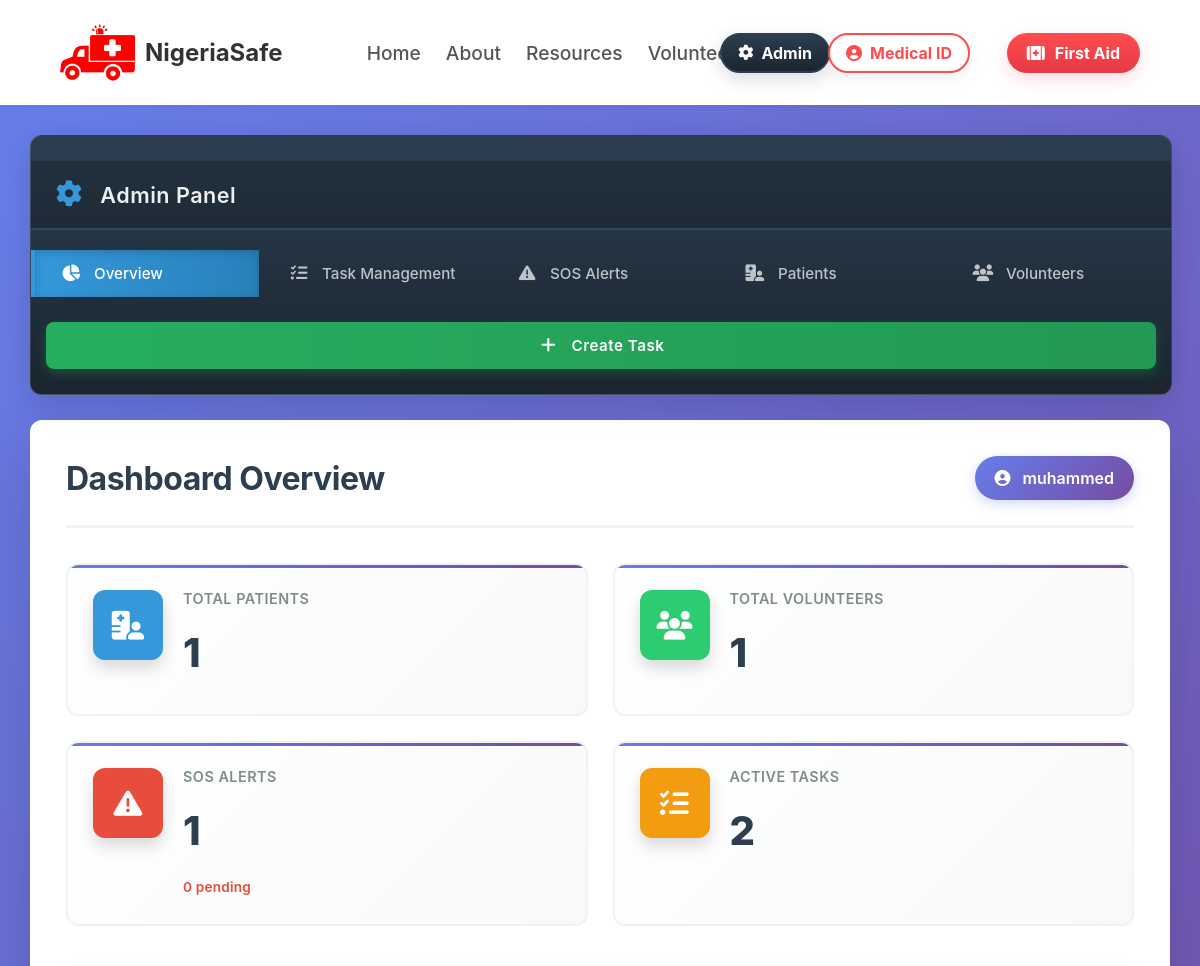
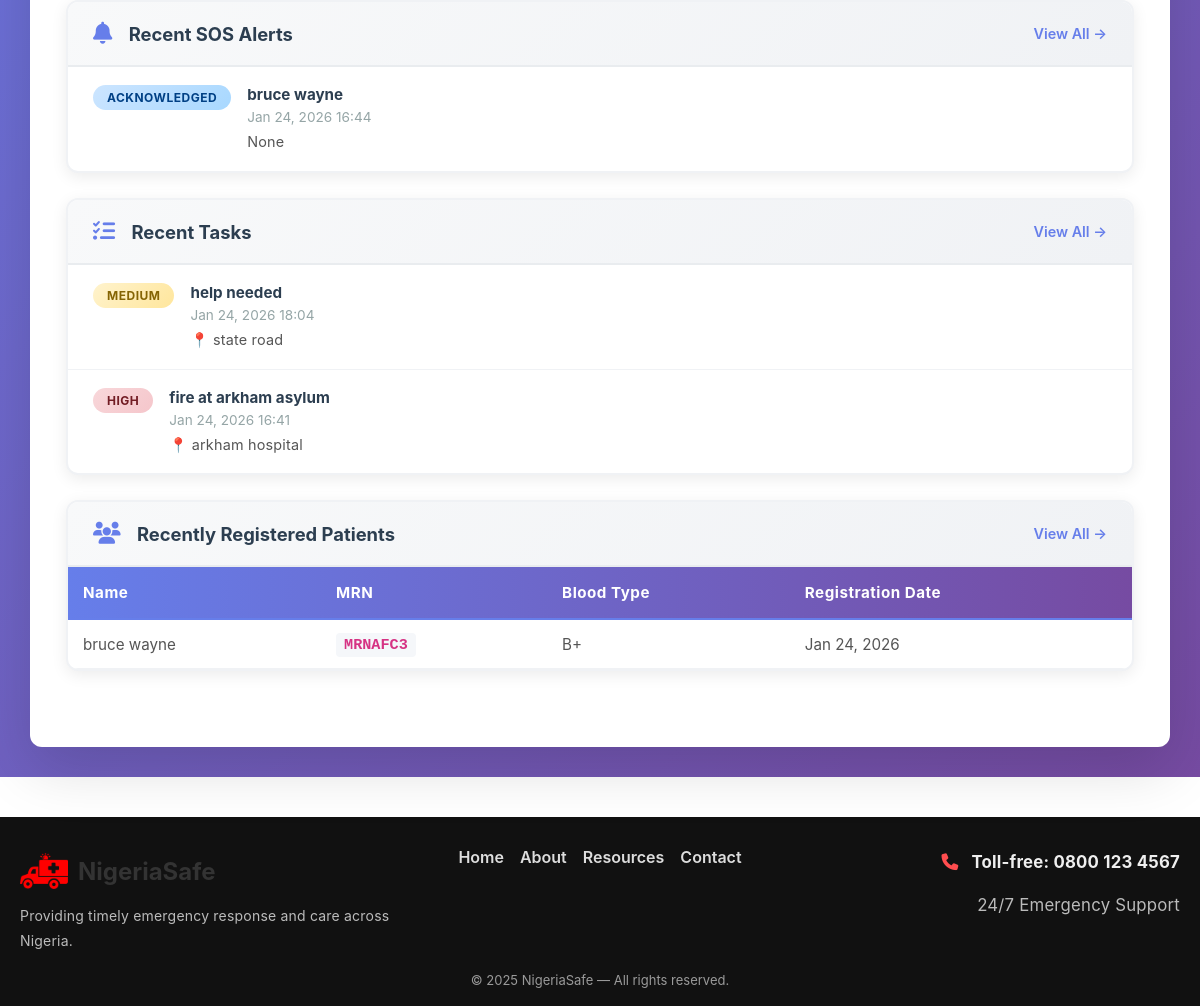
/admin-dashboard/ (signed in), run on the app's committed database (2 pictures, top to bottom).
### base/models.py (models this page shows, shortened)
class SOSAlert(models.Model):
    STATUS_PENDING = 'pending'
    STATUS_ACK = 'acknowledged'
    STATUS_RESOLVED = 'resolved'
    STATUS_CHOICES = [
        (STATUS_PENDING, 'Pending'),
        (STATUS_ACK, 'Acknowledged'),
        (STATUS_RESOLVED, 'Resolved'),
    ]
    patient = models.ForeignKey(
        Patient,
        on_delete=models.SET_NULL,
        null=True,
        blank=True,
        related_name='sos_alerts'
    )
    latitude = models.DecimalField(max_digits=10, decimal_places=6)
    longitude = models.DecimalField(max_digits=10, decimal_places=6)
    message = models.TextField(null=True, blank=True)
    phone = models.CharField(max_length=30, null=True, blank=True)
    status = models.CharField(max_length=20, choices=STATUS_CHOICES, default=STATUS_PENDING)
    created_at = models.DateTimeField(auto_now_add=True)
    class Meta:
        ordering = ['-created_at']

class Patient(models.Model):
    user = models.OneToOneField(
        settings.AUTH_USER_MODEL,
        on_delete=models.CASCADE,
        null=True,
        blank=True,
        related_name='patient_profile'
    )
    full_name = models.CharField(max_length=100, null=True, blank=True)
    date_of_birth = models.DateField()
    BLOOD_TYPE_CHOICES = [
        ('A+', 'A+'),
        ('A-', 'A-'),
        ('B+', 'B+'),
        ('B-', 'B-'),
        ('AB+', 'AB+'),
        ('AB-', 'AB-'),
        ('O+', 'O+'),
        ('O-', 'O-'),
    ]
    blood_type = models.CharField(max_length=3, choices=BLOOD_TYPE_CHOICES, null=True, blank=True)
    weight = models.FloatField()
    height = models.FloatField()
    medical_conditions = models.TextField(null=True, blank=True)
    allergies = models.TextField(null=True, blank=True)
    medications = models.TextField(null=True, blank=True)
    address = models.CharField(max_length=255)
    phone_number = models.CharField(max_length=15)
    emergency_contact_name = models.CharField(max_length=60)
    emergency_contact_phone = models.CharField(max_length=15)
    emergency_contact_email = models.EmailField(null=True, blank=True)
    emergency_contact_relationship = models.CharField(max_length=30)
    updated_at = models.DateTimeField(auto_now=True)
    created_at = models.DateTimeField(auto_now_add=True)
    medical_record_number = models.CharField(max_length=20, unique=True, default=generate_medical_record_number, editable=False)

class Task(models.Model):
    URGENCY_CHOICES = [
        ('low', 'Low'),
        ('medium', 'Medium'),
        ('high', 'High'),
        ('critical', 'Critical'),
    ]
    STATUS_CHOICES = [
        ('pending', 'Pending'),
        ('in_progress', 'In Progress'),
        ('completed', 'Completed'),
        ('cancelled', 'Cancelled'),
    ]
    title = models.CharField(max_length=200)
    location = models.CharField(max_length=200)
    urgency = models.CharField(max_length=20, choices=URGENCY_CHOICES, default='medium')
    description = models.TextField()
    status = models.CharField(max_length=20, choices=STATUS_CHOICES, default='pending')
    created_by = models.ForeignKey(User, on_delete=models.CASCADE)
    created_at = models.DateTimeField(auto_now_add=True)
    updated_at = models.DateTimeField(auto_now=True)
    isActive = models.BooleanField(default=True)

### base/views.py (the view)
# urls.py: path('admin-dashboard/', views.admin_dashboard, name='admin_dashboard'),
def admin_dashboard(request):
    if not request.user.is_staff:
        messages.error(request, "Access denied. Only staff can view the admin dashboard.")
        return redirect('base:home')
    tab = request.GET.get('tab', 'overview')
    search_mrn = request.GET.get('search_mrn', '')
    sos_status = request.GET.get('sos_status', '')
    task_urgency = request.GET.get('task_urgency', '')
    total_patients = Patient.objects.count()
    total_volunteers = Volunteer.objects.count()
    total_sos_alerts = SOSAlert.objects.count()
    total_tasks = Task.objects.count()
    pending_alerts = SOSAlert.objects.filter(status=SOSAlert.STATUS_PENDING).count()
    patient_details = None
    if search_mrn:
        try:
            patient_details = Patient.objects.get(medical_record_number__iexact=search_mrn)
        except Patient.DoesNotExist:
            messages.warning(request, f"No patient found with MRN: {search_mrn}")
    sos_alerts = SOSAlert.objects.all().order_by('-created_at')
    if sos_status:
        sos_alerts = sos_alerts.filter(status=sos_status)
    tasks = Task.objects.all().order_by('-created_at')
    if task_urgency:
        tasks = tasks.filter(urgency=task_urgency)
    recent_alerts = SOSAlert.objects.all().order_by('-created_at')[:10]
    recent_tasks = Task.objects.all().order_by('-created_at')[:10]
    recent_patients = Patient.objects.all().order_by('-created_at')[:10]
    volunteers = Volunteer.objects.all().order_by('-created_at')
    context = {
        'tab': tab,
        'total_patients': total_patients,
        'total_volunteers': total_volunteers,
        'total_sos_alerts': total_sos_alerts,
        'pending_alerts': pending_alerts,
        'total_tasks': total_tasks,
        'sos_alerts': sos_alerts,
        'tasks': tasks,
        'recent_alerts': recent_alerts,
        'recent_tasks': recent_tasks,
        'recent_patients': recent_patients,
        'volunteers': volunteers,
        'patient_details': patient_details,
        'search_mrn': search_mrn,
        'sos_status': sos_status,
        'task_urgency': task_urgency,
    }
    return render(request, 'base/admin_dashboard.html', context)

### base/templates/base/admin_dashboard.html (shortened to what this page needs)
{% extends 'base/base.html' %}
{% load static %}
{% block content %}
<div class="admin-container">
    <aside class="admin-sidebar">
        <div class="admin-header">
            <h2><i class="fas fa-cog"></i> Admin Panel</h2>
        </div>
        <nav class="admin-nav">
            <a href="?tab=overview" class="admin-nav-item {% if tab == 'overview' %}active{% endif %}">
                <i class="fas fa-chart-pie"></i> Overview
            </a>
            <a href="?tab=tasks" class="admin-nav-item {% if tab == 'tasks' %}active{% endif %}">
                <i class="fas fa-tasks"></i> Task Management
            </a>
            <a href="?tab=sos" class="admin-nav-item {% if tab == 'sos' %}active{% endif %}">
                <i class="fas fa-exclamation-triangle"></i> SOS Alerts
            </a>
            <a href="?tab=patients" class="admin-nav-item {% if tab == 'patients' %}active{% endif %}">
                <i class="fas fa-hospital-user"></i> Patients
            </a>
            <a href="?tab=volunteers" class="admin-nav-item {% if tab == 'volunteers' %}active{% endif %}">
                <i class="fas fa-users"></i> Volunteers
            </a>
            <a href="{% url 'base:create_task' %}" class="admin-nav-item create-task-btn">
                <i class="fas fa-plus"></i> Create Task
            </a>
        </nav>
    </aside>
    <main class="admin-content">
        <div class="admin-header-top">
            <div class="admin-title">
                <h1>{% if tab == 'overview' %}Dashboard Overview{% elif tab == 'tasks' %}Task Management{% elif tab == 'sos' %}SOS Alert Monitoring{% elif tab == 'patients' %}Patient Directory{% elif tab == 'volunteers' %}Volunteer Management{% endif %}</h1>
            </div>
            <div class="admin-user-info">
                <span><i class="fas fa-user-circle"></i> {{ request.user.get_full_name|default:request.user.username }}</span>
            </div>
        </div>
        {% if tab == 'overview' %}
        <div class="tab-content overview-tab">
            <div class="stats-grid">
                <div class="stat-card">
                    <div class="stat-icon" style="background: #3498db;">
                        <i class="fas fa-hospital-user"></i>
                    </div>
                    <div class="stat-info">
                        <h3>Total Patients</h3>
                        <p class="stat-number">{{ total_patients }}</p>
                    </div>
                </div>
                <div class="stat-card">
                    <div class="stat-icon" style="background: #2ecc71;">
                        <i class="fas fa-users"></i>
                    </div>
                    <div class="stat-info">
                        <h3>Total Volunteers</h3>
                        <p class="stat-number">{{ total_volunteers }}</p>
                    </div>
                </div>
                <div class="stat-card">
                    <div class="stat-icon" style="background: #e74c3c;">
                        <i class="fas fa-exclamation-triangle"></i>
                    </div>
                    <div class="stat-info">
                        <h3>SOS Alerts</h3>
                        <p class="stat-number">{{ total_sos_alerts }}</p>
                        <p class="stat-subtitle" style="color: #e74c3c;">{{ pending_alerts }} pending</p>
                    </div>
                </div>
                <div class="stat-card">
                    <div class="stat-icon" style="background: #f39c12;">
                        <i class="fas fa-tasks"></i>
                    </div>
                    <div class="stat-info">
                        <h3>Active Tasks</h3>
                        <p class="stat-number">{{ total_tasks }}</p>
                    </div>
                </div>
            </div>
            <div class="activity-section">
                <div class="activity-row">
                    <div class="activity-card">
                        <div class="activity-header">
                            <h3><i class="fas fa-bell"></i> Recent SOS Alerts</h3>
                            <a href="?tab=sos" class="view-all-link">View All →</a>
                        </div>
                        <div class="activity-list">
                            {% if recent_alerts %}
                                {% for alert in recent_alerts|slice:":5" %}
                                <div class="activity-item alert-item">
                                    <div class="activity-status {% if alert.status == 'pending' %}pending{% elif alert.status == 'acknowledged' %}acknowledged{% else %}resolved{% endif %}">
                                        {{ alert.get_status_display }}
                                    </div>
                                    <div class="activity-details">
                                        <strong>{{ alert.patient.full_name|default:"Anonymous" }}</strong>
                                        <small>{{ alert.created_at|date:"M d, Y H:i" }}</small>
                                        <p>{{ alert.message|truncatewords:10 }}</p>
                                    </div>
                                </div>
                                {% endfor %}
                            {% else %}
                                <p class="empty-message">No SOS alerts</p>
                            {% endif %}
                        </div>
                    </div>
                    <div class="activity-card">
                        <div class="activity-header">
                            <h3><i class="fas fa-list-check"></i> Recent Tasks</h3>
                            <a href="?tab=tasks" class="view-all-link">View All →</a>
                        </div>
                        <div class="activity-list">
                            {% if recent_tasks %}
                                {% for task in recent_tasks|slice:":5" %}
                                <div class="activity-item task-item">
                                    <div class="activity-urgency urgency-{{ task.urgency }}">
                                        {{ task.get_urgency_display }}
                                    </div>
                                    <div class="activity-details">
                                        <strong>{{ task.title }}</strong>
                                        <small>{{ task.created_at|date:"M d, Y H:i" }}</small>
                                        <p>📍 {{ task.location }}</p>
                                    </div>
                                </div>
                                {% endfor %}
                            {% else %}
                                <p class="empty-message">No tasks</p>
                            {% endif %}
                        </div>
                    </div>
                </div>
                <div class="activity-card full-width">
                    <div class="activity-header">
                        <h3><i class="fas fa-users"></i> Recently Registered Patients</h3>
                        <a href="?tab=patients" class="view-all-link">View All →</a>
                    </div>
                    <div class="patients-table-wrapper">
                        {% if recent_patients %}
                        <table class="patients-table">
                            <thead>
                                <tr>
                                    <th>Name</th>
                                    <th>MRN</th>
                                    <th>Blood Type</th>
                                    <th>Registration Date</th>
                                </tr>
                            </thead>
                            <tbody>
                                {% for patient in recent_patients|slice:":5" %}
                                <tr>
                                    <td>{{ patient.full_name }}</td>
                                    <td><code>{{ patient.medical_record_number }}</code></td>
                                    <td>{{ patient.blood_type }}</td>
                                    <td>{{ patient.created_at|date:"M d, Y" }}</td>
                                </tr>
                                {% endfor %}
                            </tbody>
                        </table>
                        {% else %}
                            <p class="empty-message">No patients registered yet</p>
                        {% endif %}
                    </div>
                </div>
            </div>
        </div>
        {% endif %}
    </main>
</div>
{% endblock %}

### data on the page
SOSAlert: status "ACKNOWLEDGED", patient.full_name "bruce wayne", created_at "Jan 24, 2026 16:44", message "None"
Task: urgency "MEDIUM", title "help needed", created_at "Jan 24, 2026 18:04", location "state road"
Task: urgency "HIGH", title "fire at arkham asylum", created_at "Jan 24, 2026 16:41", location "arkham hospital"
Patient: full_name "bruce wayne", medical_record_number "MRNAFC3", blood_type "B+", created_at "Jan 24, 2026"

### other printed values
{{ request.user.get_full_name|default:request.user.username }} "muhammed"
{{ total_patients }} "1"
{{ total_volunteers }} "1"
{{ total_sos_alerts }} "1"
{{ pending_alerts }} "0"
{{ total_tasks }} "2"
